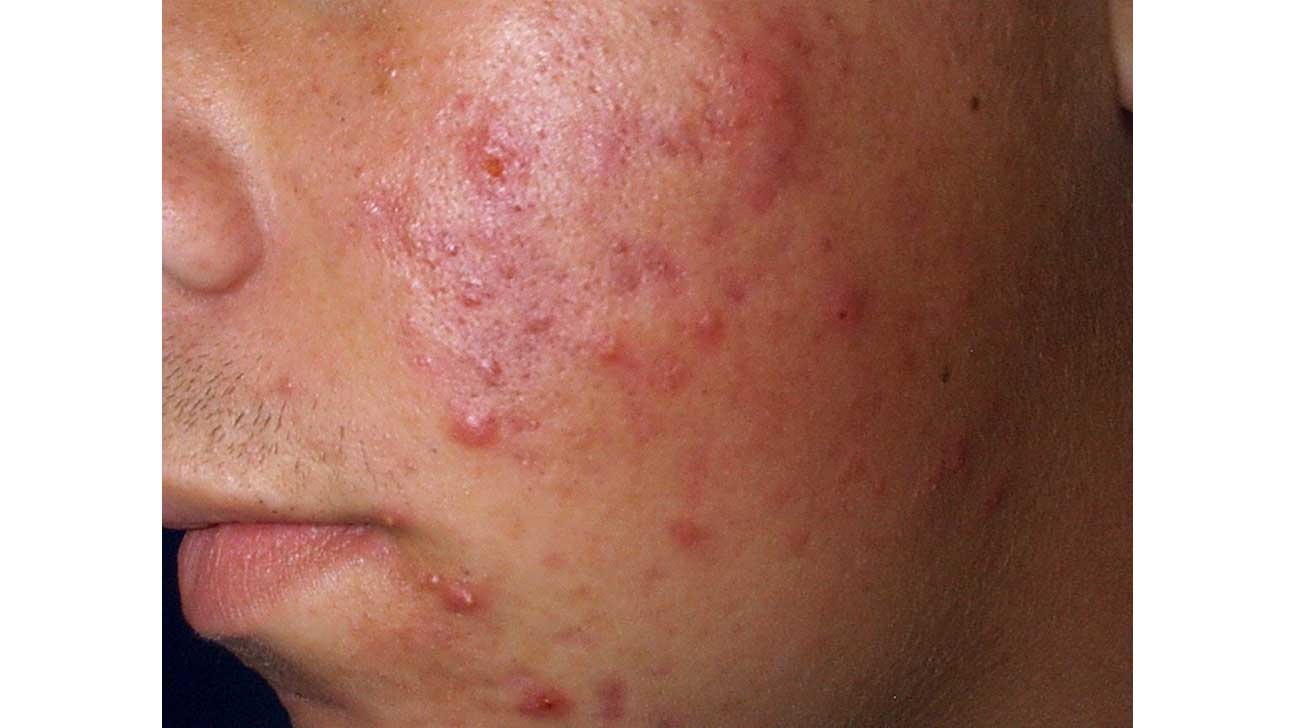
#> input picture computer visions/data/images/blemish_1.jpg, 1296 x 728 px, given in place of the camera
$ python hsv_color_detector.py
#> lines starting #> are read from the running program, lines starting #| are printed output that depends on the picture; after the words box and inside, x2 and y2 are one past the last pixel; in counts of white or black regions, pixels touching at a corner belong together
import cv2
import numpy as np
cap = cv2.VideoCapture(0)


while True:
    _, frame = cap.read()
#> frame is the input picture: shape (728, 1296, 3); mean B, G, R 121.9, 134.6, 176.3
    hsv_frame = cv2.cvtColor(frame, cv2.COLOR_BGR2HSV)
#> hsv_frame: shape (728, 1296, 3); mean H, S, V 9.9, 99.5, 176.5

    # Red color
    low_red = np.array([161, 155, 84])
    high_red = np.array([179, 255, 255])
    red_mask = cv2.inRange(hsv_frame, low_red, high_red)
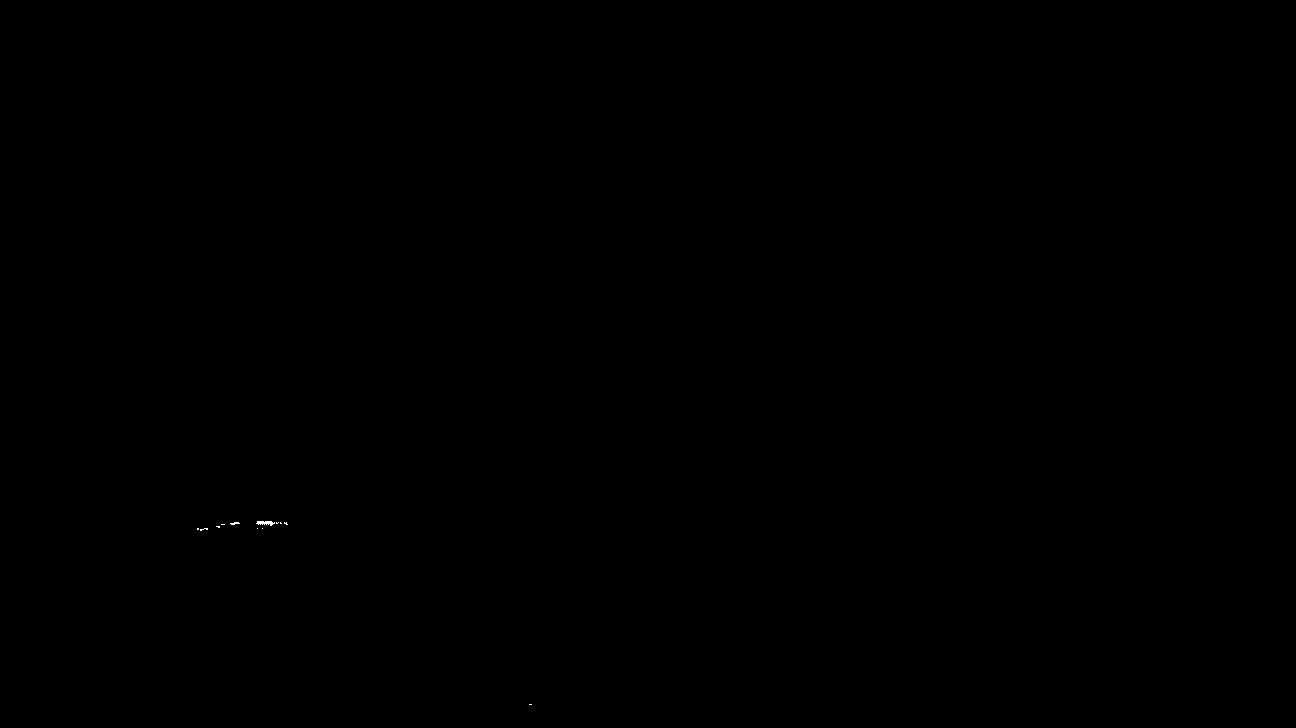
#> red_mask: shape (728, 1296); 0.01% white in thin lines or dots, all inside (x1, y1, x2, y2) = (197, 521, 532, 705)
    red = cv2.bitwise_and(frame, frame, mask=red_mask)

    # Blue color
    low_blue = np.array([94, 80, 2])
    high_blue = np.array([126, 255, 255])
    blue_mask = cv2.inRange(hsv_frame, low_blue, high_blue)
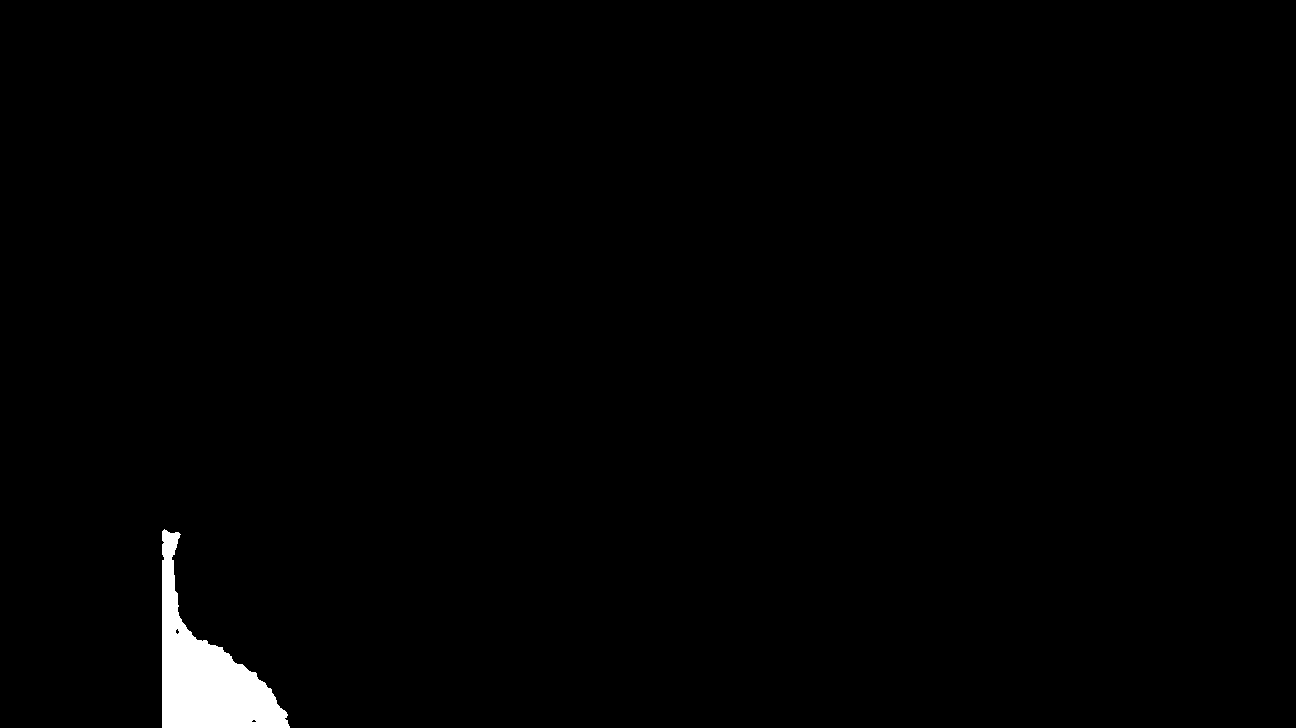
#> blue_mask: shape (728, 1296); 1.1% white; 1 white region, box (x1, y1, x2, y2) and area: (162, 529, 290, 728) 10318
    blue = cv2.bitwise_and(frame, frame, mask=blue_mask)

    # Green color
    low_green = np.array([25, 52, 72])
    high_green = np.array([102, 255, 255])
    green_mask = cv2.inRange(hsv_frame, low_green, high_green)
#> green_mask: shape (728, 1296); every value is 0
    green = cv2.bitwise_and(frame, frame, mask=green_mask)
#> green: shape (728, 1296, 3); every value is 0

    # Every color except white
    low = np.array([0, 42, 0])
    high = np.array([179, 255, 255])
    mask = cv2.inRange(hsv_frame, low, high)
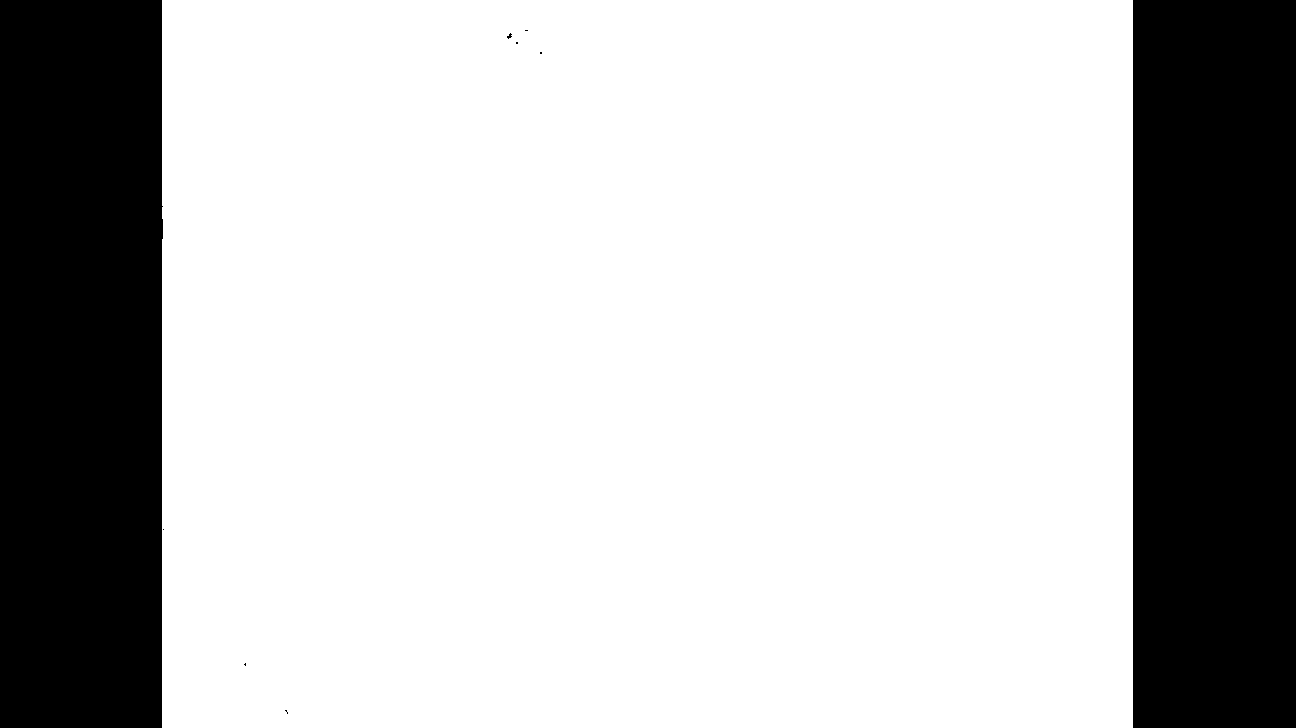
#> mask: shape (728, 1296); 74.9% white; 9 black regions (7 under 20 px), largest, box (x1, y1, x2, y2) and area: (1133, 0, 1296, 728) 118664, (0, 0, 163, 728) 117957
    result = cv2.bitwise_and(frame, frame, mask=mask)
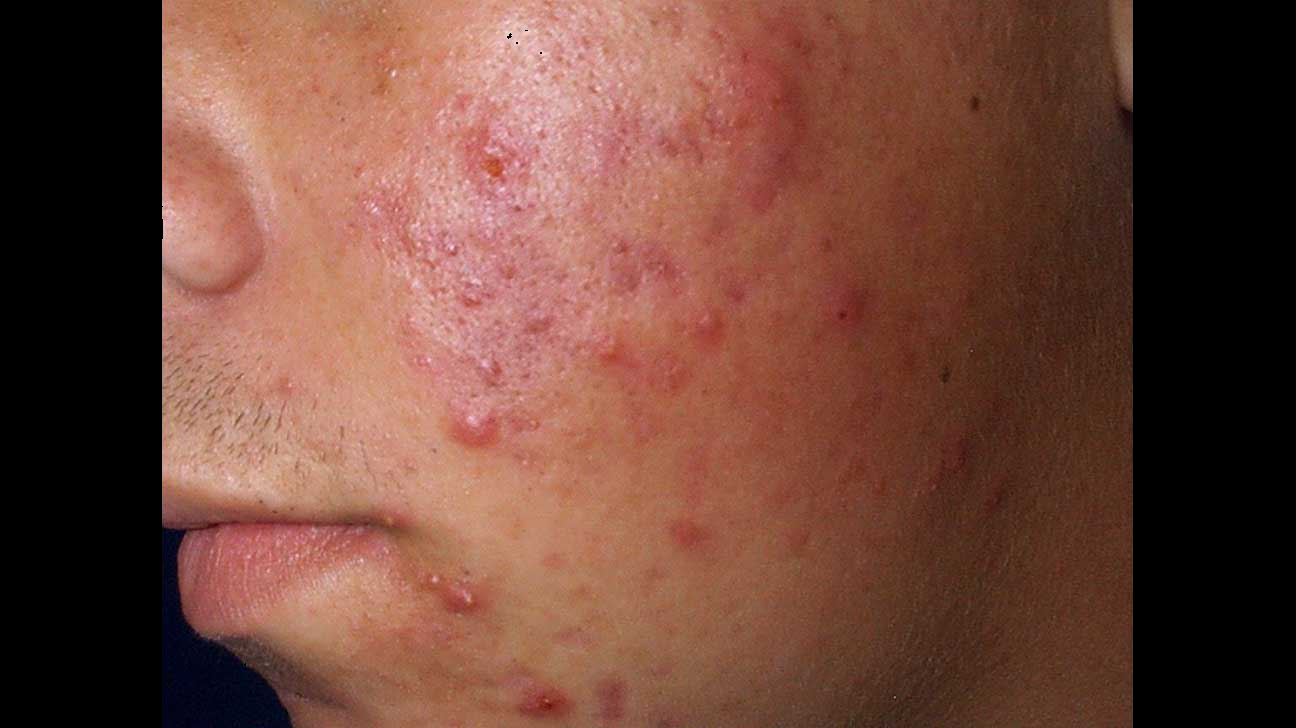
#> result: shape (728, 1296, 3); mean B, G, R 58, 70.6, 112.3

    # cv2.imshow("Frame", frame)
    # cv2.imshow("Red", red)
    # cv2.imshow("Blue", blue)
    cv2.imshow("Green", green)
    # cv2.imshow("Result", result)


    key = cv2.waitKey(1)
#> (key Esc is pressed here)
    if key == 27:
        break

$ run again, on computer visions/data/images/city.jpg
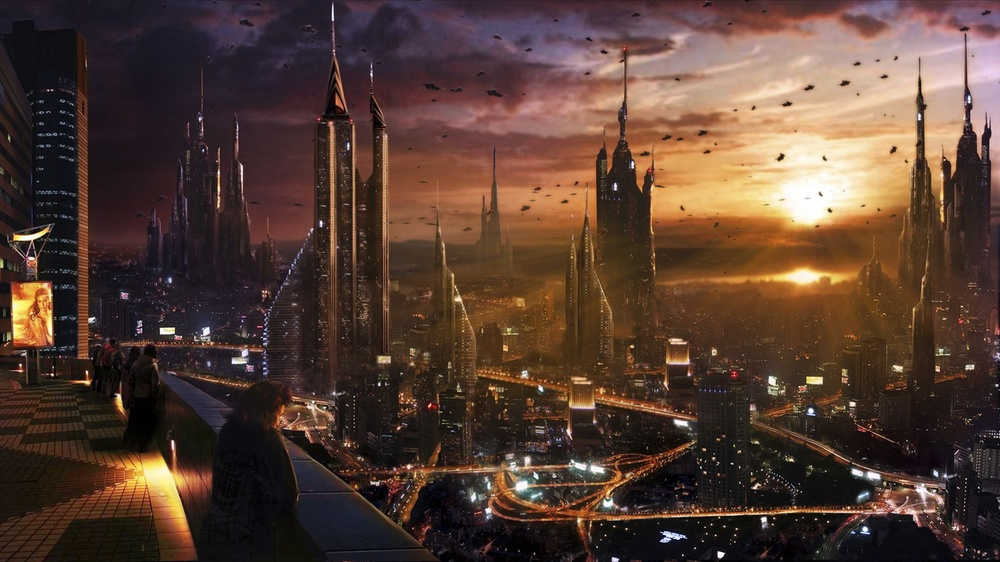
#> input picture computer visions/data/images/city.jpg, 1000 x 562 px, shrunk from 1920 x 1080 before the run, given in place of the camera
#> frame is the input picture: shape (562, 1000, 3); mean B, G, R 51.5, 62.2, 85.6
#> hsv_frame: shape (562, 1000, 3); mean H, S, V 59.2, 109.4, 86.8
#> red_mask: shape (562, 1000); 0.01% white in thin lines or dots, all inside (x1, y1, x2, y2) = (106, 117, 1000, 562)
#> `blue_mask = cv2.inRange(hsv_frame, low_blue, high_blue)`:
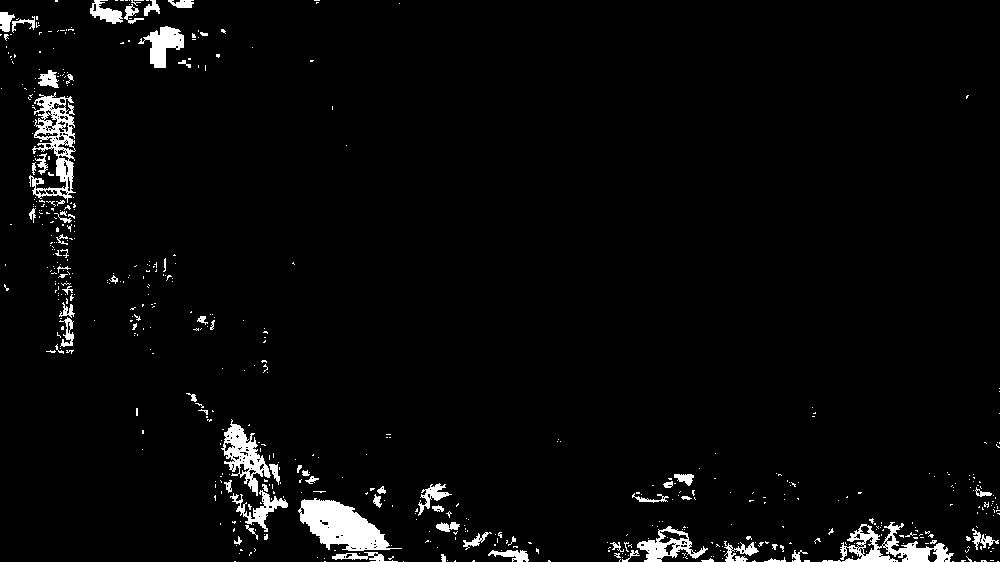
#> blue_mask: shape (562, 1000); 3.3% white; 574 white regions (502 under 20 px), largest, box (x1, y1, x2, y2) and area: (298, 498, 402, 551) 2886, (29, 92, 76, 203) 2096, (840, 522, 954, 562) 1794
#> green_mask: shape (562, 1000); 0.29% white; 88 white regions (75 under 20 px), largest, box (x1, y1, x2, y2) and area: (136, 461, 181, 514) 759, (13, 300, 30, 320) 203, (522, 487, 541, 498) 80
#> mask: shape (562, 1000); 93.3% white; 1965 black regions (1789 under 20 px), largest, box (x1, y1, x2, y2) and area: (772, 161, 852, 223) 2668, (873, 30, 964, 91) 2382, (765, 464, 882, 505) 2226
#> `result = cv2.bitwise_and(frame, frame, mask=mask)`:
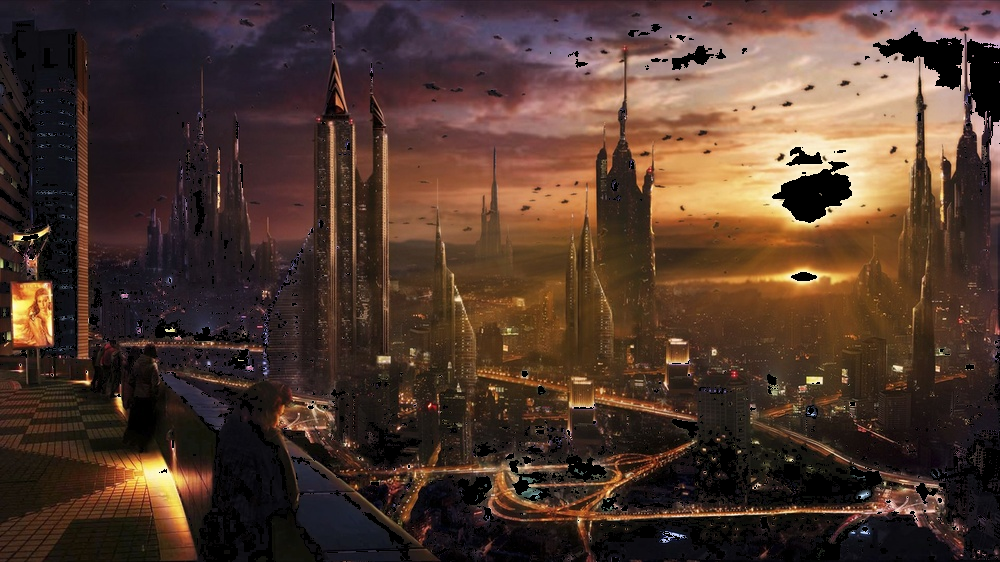
#> result: shape (562, 1000, 3); mean B, G, R 45.6, 56.4, 79.4
